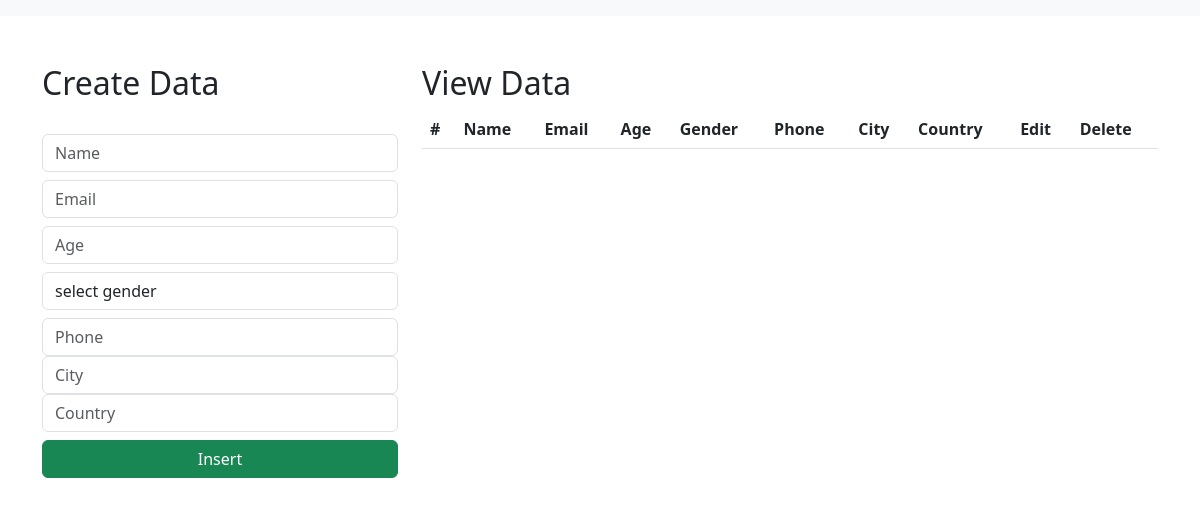
Before: / with the older database file.
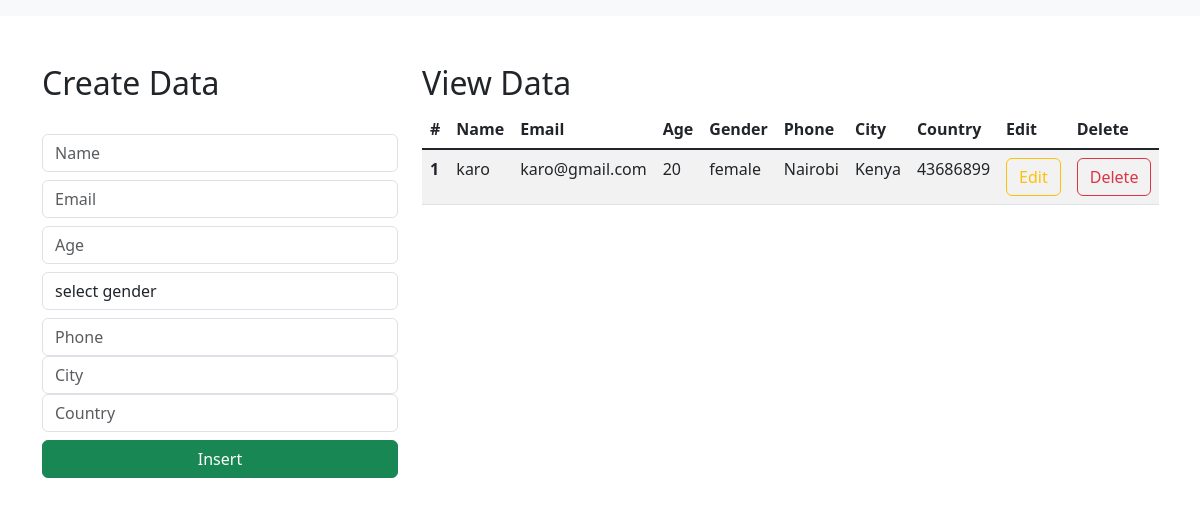
After: the same page with the newer database file.
### djangoveeregistrationtwo/models.py (models this page shows)
class Student(models.Model):
    name = models.CharField(max_length=50, blank=True, null=False)
    email = models.EmailField(max_length=50, blank=True, null=False)
    age = models.IntegerField()
    gender = models.CharField(max_length=50, blank=True, null=False)
    phone = models.IntegerField()
    city = models.CharField(max_length=50, blank=True, null=False)
    country = models.CharField(max_length=50, blank=True, null=False)

### djangoveeregistrationtwo/views.py (the view)
# urls.py: path('', views.index_page, name='index'),
def index_page(request):
    data = Student.objects.all()
    context = {'data':data}
    return render(request, "index.html", context)

### templates/index.html (shortened to what this page needs)
<html lang="en">
    <link href="https://cdn.jsdelivr.net/npm/bootstrap@5.3.0-alpha1/dist/css/bootstrap.min.css" rel="stylesheet">
  <head>
  </head>
  <body>
    <nav class="navbar navbar-expand-lg bg-body-tertiary">
      </nav>
      <div class="container mt-5">
        <div class="row">
            <div class="col-md-4">
                <h2>Create Data</h2>
                <br>
                <form action="/insert" method="post">
                    <div class="form-group">
                        <input type="text" class="form-control" placeholder="Name" name="name" required>
                    </div>
                    <div class="form-group">
                        <input type="email" class="form-control  mt-2" placeholder="Email" name="email" required>
                    </div>
                    <div class="form-group">
                        <input type="number" class="form-control  mt-2" placeholder="Age" name="age" required>
                    </div>
                    <div class="form-group mt-2">
                        <select id="gender" name="gender" class="form-control" required>
                            <option selected>select gender</option>
                        </select>
                    </div>
                     <div class="form-group">
                        <input type="number" class="form-control  mt-2" placeholder="Phone" name="phone" required>
                    </div>
                    <div class="form-group">
                        <input type="text" class="form-control" placeholder="City" name="city" required>
                    </div>
                    <div class="form-group">
                        <input type="text" class="form-control" placeholder="Country" name="country" required>
                    </div>
                    <div class="d-grid gap-2">
                        <button class="btn btn-success mt-2" type="submit">Insert</button>
                    </div>
                </form>
            </div>
            <div class="col-md-8">
                <h2>View Data</h2>
                <table class="table table-striped table-hover">
                    <thead>
                      <tr>
                        <th scope="col">#</th>
                        <th scope="col">Name</th>
                        <th scope="col">Email</th>
                        <th scope="col">Age</th>
                        <th scope="col">Gender</th>
                        <th scope="col">Phone</th>
                        <th scope="col">City</th>
                        <th scope="col">Country</th>
                        <th scope="col">Edit</th>
                        <th scope="col">Delete</th>
                      </tr>
                    </thead>
                    <tbody class="table-group-divider">
                    {% for d in data %}
                      <tr>
                        <th scope="row">{{d.id}}</th>
                        <td>{{d.name}}</td>
                        <td>{{d.email}}</td>
                        <td>{{d.age}}</td>
                        <td>{{d.gender}}</td>
                        <td>{{d.city}}</td>
                        <td>{{d.country}}</td>
                        <td>{{d.phone}}</td>
                        <td><a href="/update/{{d.id}}" type="button" class="btn btn-outline-warning">Edit</a></td>
                        <td><a href="/delete/{{d.id}}" type="button" class="btn btn-outline-danger">Delete</a></td>
                      </tr>
                    {% endfor %}
                    </tbody>
                  </table>
            </div>
        </div>
      </div>
  </body>
</html>

Changed rows visible on the page:
added Student: id "1", name "karo", email "karo@gmail.com", age "20", gender "female", city "Nairobi", country "Kenya", phone "43686899"
